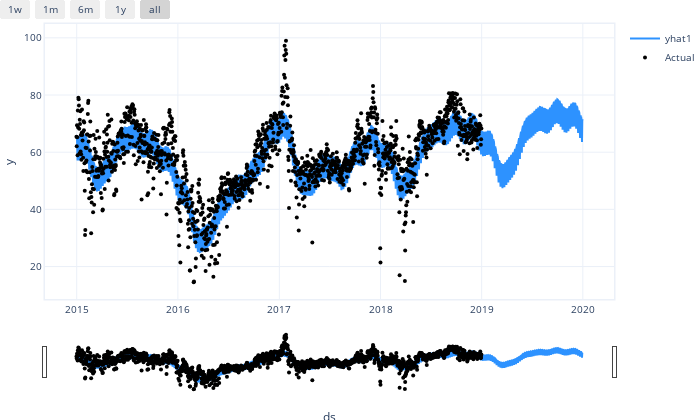

Notebook code for this chart:
### Code cell
# Create a new dataframe reaching 365 into the future for our forecast, n_historic_predictions also shows historic data
df_future = m.make_future_dataframe(df, n_historic_predictions=True, periods=365)

# Predict the future
forecast = m.predict(df_future)

# Visualize the forecast
m.plot(forecast)

### Figure 1 — Plotly figure (JSON) as saved in the notebook; plotly's stock layout.template omitted (floating-point values rounded to 4 significant figures; data arrays with more than 128 entries replaced by an {"elided": "..."} marker saying what was removed)
{"data": [{"fill": "none", "line": {"color": "rgba(45, 146, 255, 1.0)", "width": 2}, "mode": "lines", "name": "yhat1", "type": "scatter", "x": {"elided": "1827 str values"}, "y": {"elided": "1827 float values"}}, {"marker": {"color": "black", "size": 4}, "mode": "markers", "name": "Actual", "type": "scatter", "x": {"elided": "1827 str values"}, "y": {"elided": "1827 float values"}}], "layout": {"autosize": true, "font": {"size": 10}, "height": 420, "hovermode": "x unified", "margin": {"b": 0, "l": 0, "pad": 0, "r": 10, "t": 10}, "showlegend": true, "title": {"font": {"size": 12}}, "width": 700, "xaxis": {"linewidth": 1.5, "mirror": true, "rangeselector": {"buttons": [{"count": 7, "label": "1w", "step": "day", "stepmode": "backward"}, {"count": 1, "label": "1m", "step": "month", "stepmode": "backward"}, {"count": 6, "label": "6m", "step": "month", "stepmode": "backward"}, {"count": 1, "label": "1y", "step": "year", "stepmode": "backward"}, {"step": "all"}]}, "rangeslider": {"visible": true}, "showline": true, "title": {"text": "ds"}, "type": "date"}, "yaxis": {"linewidth": 1.5, "mirror": true, "showline": true, "title": {"text": "y"}}}}
